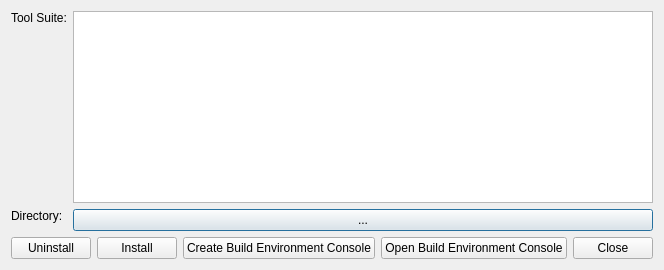
<ui version="4.0" >
 <author></author>
 <comment></comment>
 <exportmacro></exportmacro>
 <class>WMain</class>
 <widget class="QDialog" name="WMain" >
  <property name="geometry" >
   <rect>
    <x>0</x>
    <y>0</y>
    <width>555</width>
    <height>270</height>
   </rect>
  </property>
  <property name="sizePolicy" >
   <sizepolicy>
    <hsizetype>5</hsizetype>
    <vsizetype>5</vsizetype>
    <horstretch>0</horstretch>
    <verstretch>0</verstretch>
   </sizepolicy>
  </property>
  <property name="windowTitle" >
   <string>Build Environment Selector</string>
  </property>
  <layout class="QGridLayout" >
   <property name="margin" >
    <number>11</number>
   </property>
   <property name="spacing" >
    <number>6</number>
   </property>
   <item row="0" column="0" >
    <widget class="QLabel" name="textLabel1" >
     <property name="sizePolicy" >
      <sizepolicy>
       <hsizetype>1</hsizetype>
       <vsizetype>5</vsizetype>
       <horstretch>0</horstretch>
       <verstretch>0</verstretch>
      </sizepolicy>
     </property>
     <property name="text" >
      <string>Tool Suite:</string>
     </property>
     <property name="alignment" >
      <set>Qt::AlignTop</set>
     </property>
    </widget>
   </item>
   <item row="0" column="1" >
    <widget class="QListWidget" name="list_p" >
     <property name="sizePolicy" >
      <sizepolicy>
       <hsizetype>3</hsizetype>
       <vsizetype>3</vsizetype>
       <horstretch>0</horstretch>
       <verstretch>0</verstretch>
      </sizepolicy>
     </property>
    </widget>
   </item>
   <item row="1" column="0" >
    <widget class="QLabel" name="directory_label_p" >
     <property name="sizePolicy" >
      <sizepolicy>
       <hsizetype>5</hsizetype>
       <vsizetype>1</vsizetype>
       <horstretch>0</horstretch>
       <verstretch>0</verstretch>
      </sizepolicy>
     </property>
     <property name="text" >
      <string>Directory:</string>
     </property>
     <property name="alignment" >
      <set>Qt::AlignTop</set>
     </property>
    </widget>
   </item>
   <item row="1" column="1" >
    <widget class="QPushButton" name="directory_p" >
     <property name="text" >
      <string>...</string>
     </property>
    </widget>
   </item>
   <item row="2" column="0" colspan="2" >
    <layout class="QHBoxLayout" >
     <property name="margin" >
      <number>0</number>
     </property>
     <property name="spacing" >
      <number>6</number>
     </property>
     <item>
      <widget class="QPushButton" name="uninstall_p" >
       <property name="text" >
        <string>Uninstall</string>
       </property>
      </widget>
     </item>
     <item>
      <widget class="QPushButton" name="install_p" >
       <property name="text" >
        <string>Install</string>
       </property>
      </widget>
     </item>
     <item>
      <widget class="QPushButton" name="set_console_p" >
       <property name="text" >
        <string>Create Build Environment Console</string>
       </property>
      </widget>
     </item>
     <item>
      <widget class="QPushButton" name="open_console_p" >
       <property name="text" >
        <string>Open Build Environment Console</string>
       </property>
      </widget>
     </item>
     <item>
      <spacer>
       <property name="orientation" >
        <enum>Qt::Horizontal</enum>
       </property>
       <property name="sizeType" >
        <enum>QSizePolicy::Expanding</enum>
       </property>
       <property name="sizeHint" >
        <size>
         <width>112</width>
         <height>21</height>
        </size>
       </property>
      </spacer>
     </item>
     <item>
      <widget class="QPushButton" name="close_p" >
       <property name="text" >
        <string>Close</string>
       </property>
      </widget>
     </item>
    </layout>
   </item>
  </layout>
 </widget>
 <layoutdefault spacing="6" margin="11" />
 <pixmapfunction>QPixmap</pixmapfunction>
 <includes>
  <include location="local" >tools.h</include>
 </includes>
 <resources/>
 <connections/>
</ui>
